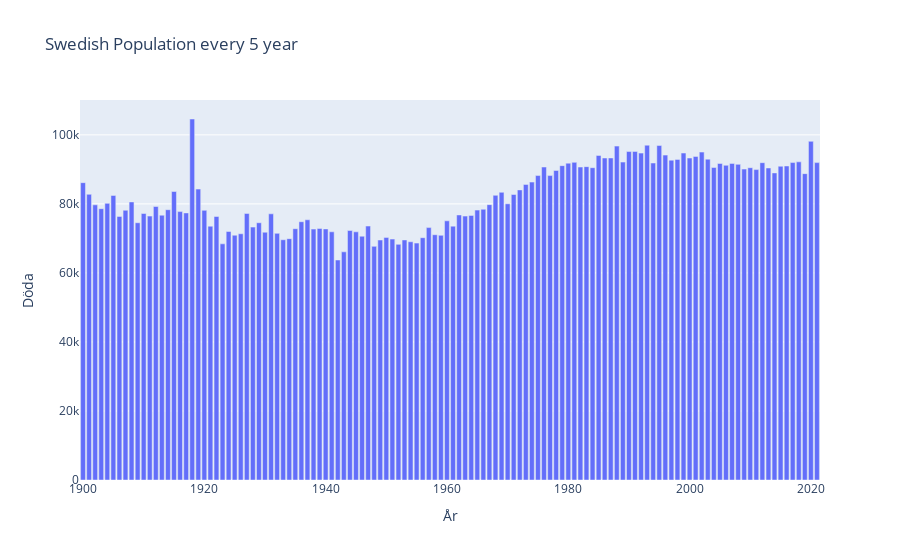

The notebook cell saved with this chart:
### Code cell
fig = px.bar(
    df,
    x="År",
    y="Döda",
    labels={"year": "Year", "pop": "Population"},
    title="Swedish Population every 5 year"
)  # behöver inte skriva 'data=' här som man behöver med seaborn
fig.show()
